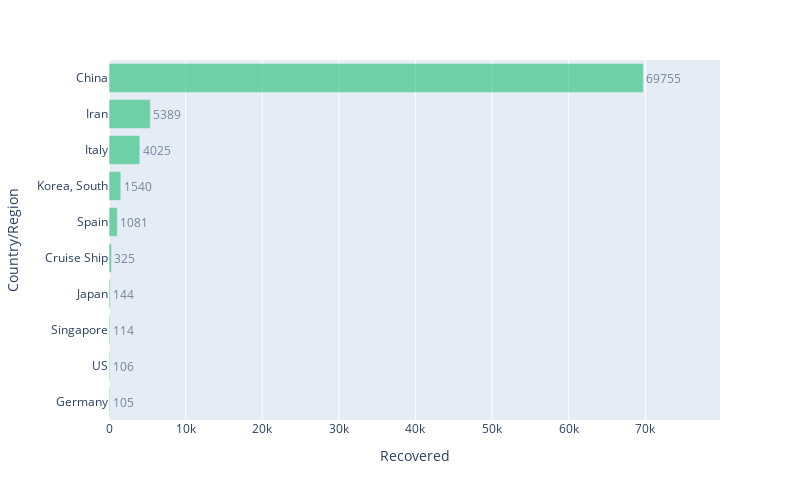

Here is the notebook cell this chart was saved with:
### Markdown cell above
### Soignés

### Code cell
top10Recovered = px.bar(classement.sort_values('Recovered', ascending=False).head(10).sort_values('Recovered', ascending=True), 
             x="Recovered", y="Country/Region", text='Recovered', orientation='h', 
             width=800, height=500, range_x = [0, max(classement['Recovered'])+10000])
top10Recovered.update_traces(marker_color=colorCyan, opacity=0.6, textposition='outside')
top10Recovered.show()

### Figure 1 — Plotly figure (JSON) as saved in the notebook; plotly's stock layout.template omitted (floating-point values rounded to 4 significant figures)
{"data": [{"alignmentgroup": "True", "hoverlabel": {"namelength": 0}, "hovertemplate": "Recovered=%{text}<br>Country/Region=%{y}", "legendgroup": "", "marker": {"color": "#21bf73"}, "name": "", "offsetgroup": "", "opacity": 0.6, "orientation": "h", "showlegend": false, "text": [105, 106, 114, 144, 325, 1081, 1540, 4025, 5389, 69755], "textposition": "outside", "type": "bar", "x": [105, 106, 114, 144, 325, 1081, 1540, 4025, 5389, 69755], "xaxis": "x", "y": ["Germany", "US", "Singapore", "Japan", "Cruise Ship", "Spain", "Korea, South", "Italy", "Iran", "China"], "yaxis": "y"}], "layout": {"barmode": "relative", "height": 500, "legend": {"tracegroupgap": 0}, "margin": {"t": 60}, "width": 800, "xaxis": {"anchor": "y", "domain": [0, 1], "range": [0, 79755], "title": {"text": "Recovered"}}, "yaxis": {"anchor": "x", "domain": [0, 1], "title": {"text": "Country/Region"}}}}
